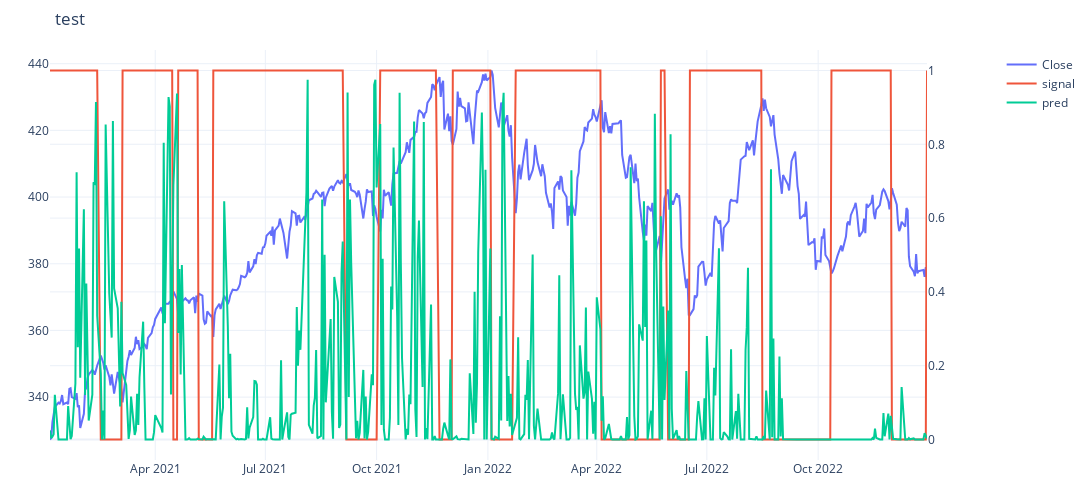

The cell this chart's notebook holds for it:
### Code cell
df_viz = df.loc["2021-01-01":"2022-12-31"]

fig = make_subplots(specs=[[{"secondary_y": True}]])
fig.add_trace(go.Scatter(x=df_viz.index, y=df_viz["Close"],mode='lines',name="Close",line=dict(width=2.0)))

fig.add_trace(go.Scatter(x=df_viz.index, y=df_viz["signal"],mode='lines',name="signal",line=dict(width=2.0)),secondary_y="signal")
fig.add_trace(go.Scatter(x=df_viz.index, y=y,mode='lines',name="pred",line=dict(width=2.0)), secondary_y="signal")


fig.update_layout(height=500,width=1100,template='plotly_white',title="test", margin=dict(l=50,r=80,t=50,b=40))
fig.show()

### Figure 1 — Plotly figure (JSON) as saved in the notebook; plotly's stock layout.template omitted (floating-point values rounded to 4 significant figures; data arrays with more than 128 entries replaced by an {"elided": "..."} marker saying what was removed)
{"data": [{"line": {"width": 2}, "mode": "lines", "name": "Close", "type": "scatter", "x": {"elided": "515 str values"}, "y": {"elided": "515 float values"}}, {"line": {"width": 2}, "mode": "lines", "name": "signal", "type": "scatter", "x": {"elided": "515 str values"}, "xaxis": "x", "y": {"elided": "515 int values"}, "yaxis": "y2"}, {"line": {"width": 2}, "mode": "lines", "name": "pred", "type": "scatter", "x": {"elided": "515 str values"}, "xaxis": "x", "y": {"elided": "515 float values"}, "yaxis": "y2"}], "layout": {"height": 500, "margin": {"b": 40, "l": 50, "r": 80, "t": 50}, "title": {"text": "test"}, "width": 1100, "xaxis": {"anchor": "y", "domain": [0, 0.94]}, "yaxis": {"anchor": "x", "domain": [0, 1]}, "yaxis2": {"anchor": "x", "overlaying": "y", "side": "right"}}}
